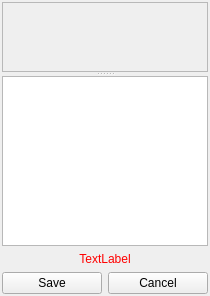
<?xml version="1.0" encoding="UTF-8"?>
<ui version="4.0">
 <class>FrmTagEditor</class>
 <widget class="QWidget" name="FrmTagEditor">
  <property name="geometry">
   <rect>
    <x>0</x>
    <y>0</y>
    <width>210</width>
    <height>296</height>
   </rect>
  </property>
  <property name="windowTitle">
   <string>Form</string>
  </property>
  <layout class="QVBoxLayout" name="verticalLayout_2">
   <property name="margin">
    <number>2</number>
   </property>
   <item>
    <widget class="QSplitter" name="splitter">
     <property name="orientation">
      <enum>Qt::Vertical</enum>
     </property>
     <widget class="QScrollArea" name="scrollAreaCover">
      <property name="widgetResizable">
       <bool>true</bool>
      </property>
      <widget class="QWidget" name="scrollAreaWidgetContents">
       <property name="geometry">
        <rect>
         <x>0</x>
         <y>0</y>
         <width>200</width>
         <height>70</height>
        </rect>
       </property>
      </widget>
     </widget>
     <widget class="QWidget" name="layoutWidget">
      <layout class="QVBoxLayout" name="verticalLayout">
       <item>
        <widget class="QTableWidget" name="tagTable">
         <attribute name="horizontalHeaderVisible">
          <bool>false</bool>
         </attribute>
         <attribute name="verticalHeaderVisible">
          <bool>false</bool>
         </attribute>
        </widget>
       </item>
       <item>
        <widget class="QLabel" name="labelFailed">
         <property name="styleSheet">
          <string notr="true">QLabel { color : red; }</string>
         </property>
         <property name="text">
          <string>TextLabel</string>
         </property>
         <property name="alignment">
          <set>Qt::AlignCenter</set>
         </property>
        </widget>
       </item>
       <item>
        <layout class="QHBoxLayout" name="horizontalLayout">
         <item>
          <widget class="QPushButton" name="btnSave">
           <property name="text">
            <string>Save</string>
           </property>
          </widget>
         </item>
         <item>
          <widget class="QPushButton" name="btnCancel">
           <property name="text">
            <string>Cancel</string>
           </property>
          </widget>
         </item>
        </layout>
       </item>
      </layout>
     </widget>
    </widget>
   </item>
  </layout>
 </widget>
 <resources/>
 <connections/>
</ui>
